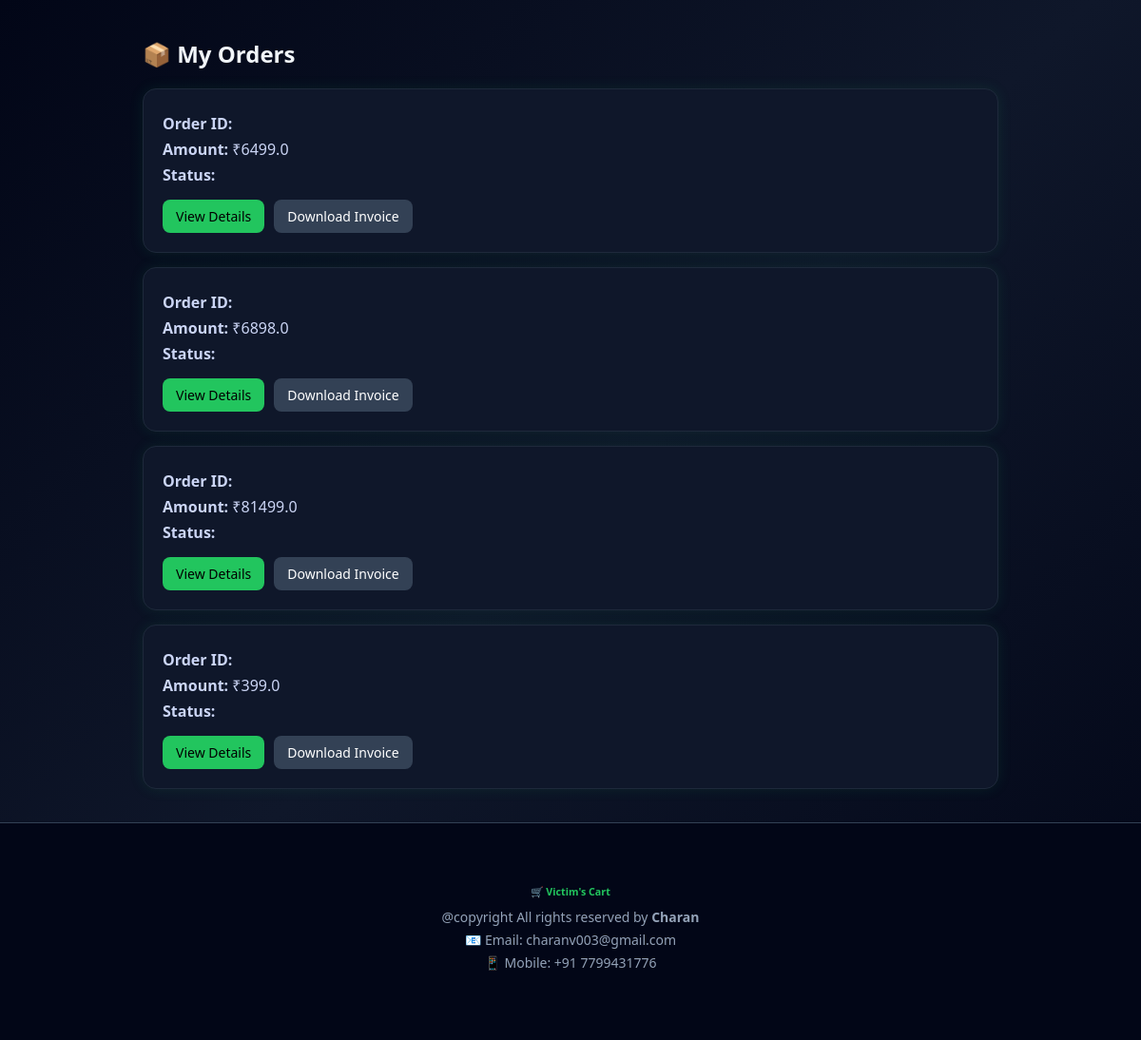
The page /user/my-orders (signed in) on the database as committed earlier.
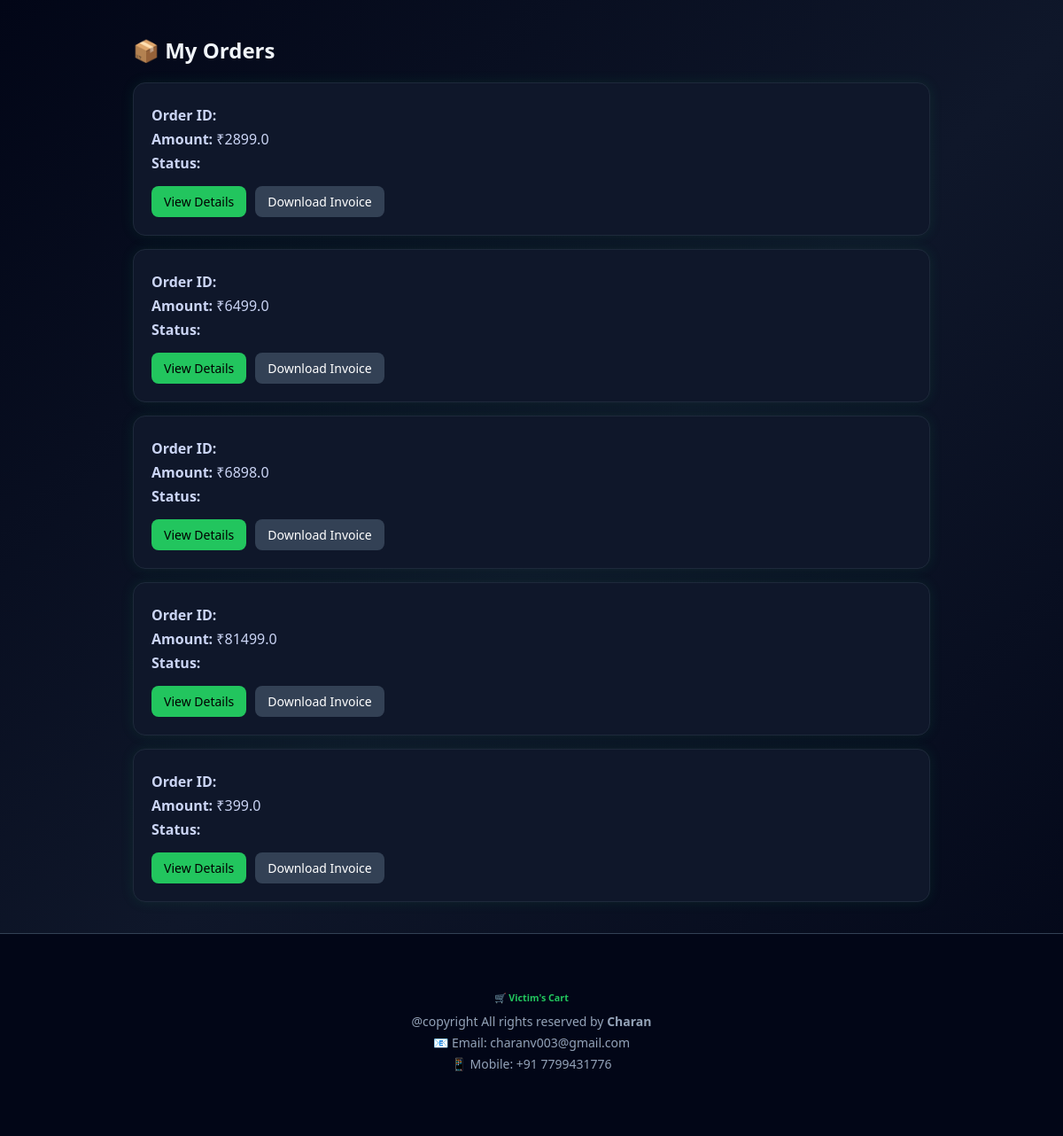
The same page on the database as committed later.
### tables this page shows
CREATE TABLE orders (
    id INTEGER PRIMARY KEY AUTOINCREMENT,
    user_id INTEGER,
    amount REAL,
    order_status TEXT,
    razorpay_order_id TEXT,
    razorpay_payment_id TEXT,
    created_at TIMESTAMP DEFAULT CURRENT_TIMESTAMP
);

### app.py (the view)
@app.route('/user/my-orders')
def my_orders():
    if 'user_id' not in session:
        return redirect('/user-login')
    conn = get_db()
    cursor = conn.cursor()
    cursor.execute("""
        SELECT * FROM orders
        WHERE user_id=?
        ORDER BY created_at DESC
    """, (session['user_id'],))
    orders = cursor.fetchall()
    cursor.close()
    conn.close()
    return render_template("user/my_orders.html", orders=orders)

### app.py (called while the page is built, shortened)
def get_db():
    conn = sqlite3.connect(DATABASE)
    conn.row_factory = sqlite3.Row
    return conn

@app.context_processor
def inject_admin():
    admin = None
    return dict(admin=admin)

### templates/user/my_orders.html (shortened to what this page needs)
<!DOCTYPE html>
<html lang="en">
<head>
</head>
<body>
<div class="container">
<h2>📦 My Orders</h2>
{% if orders %}
    {% for order in orders %}
        <div class="order-card">
            <p><b>Order ID:</b> {{ order.order_id }}</p>
            <p><b>Amount:</b> ₹{{ order.amount }}</p>
            <p>
                <b>Status:</b>
            </p>
            <div class="actions">
                <a href="/user/order-success/{{ order.order_id }}"
                   class="btn view-btn">
                   View Details
                </a>
                <a href="/user/download-invoice/{{ order.order_id }}"
                   class="btn invoice-btn">
                   Download Invoice
                </a>
            </div>
        </div>
    {% endfor %}
{% else %}
    <div class="empty">
        <h3>No orders yet 🛒</h3>
        <p>Start shopping to see your orders here</p>
    </div>
{% endif %}
</div>
<footer style="
    background: #020617;
    border-top: 1px solid #334155;
    color: #94a3b8;
    padding: 20px 0;
    text-align: center;
">
    <div class="container">
        <h6 style="color:#22c55e; margin-bottom:10px;">
            🛒 Victim's Cart
        </h6>
        <p style="margin: 0; font-size: 14px;">
            @copyright All rights reserved by <b>Charan</b>
        </p>
        <p style="margin: 5px 0; font-size: 14px;">
            📧 Email: charanv003@gmail.com
        </p>
        <p style="margin: 5px 0; font-size: 14px;">
            📱 Mobile: +91 7799431776
        </p>
        <div style="margin-top:10px;">
        </div>
    </div>
</footer>
</body>
</html>

Rows that differ between the two databases and show on the page:
added orders: amount "2899.0"
